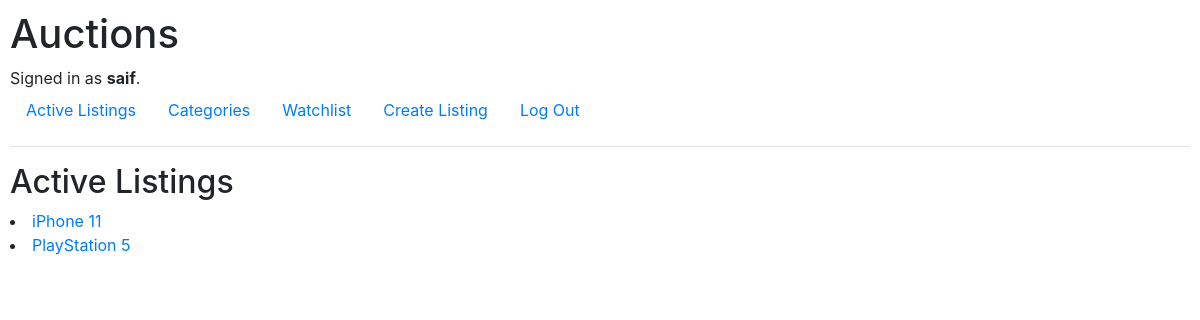
The app's page /categories/9 (signed in) with its own data.
### auctions/models.py (models this page shows, shortened)
class User(AbstractUser):
    pass

class Listing(models.Model):
    owner = models.ForeignKey(User, on_delete=models.CASCADE, related_name="listingOwner")
    title = models.CharField(max_length=64) #name of listing
    description = models.CharField(max_length=1024) #allow for short description of item
    bid = models.ForeignKey('Bid',on_delete=models.CASCADE, related_name="startingBids",null=True,blank=True)
    imageUrl = models.TextField(max_length=5000,null=True)
    category = models.ForeignKey('Category',on_delete=models.CASCADE, related_name="categories",null=True)
    comments = models.ManyToManyField('Comment', related_name='listingComments',default=None)
    isActive = models.BooleanField(default=True)

### auctions/views.py (the view)
# urls.py: path("categories/<int:categoryID>", views.categoryListings, name="categoryListings"),
def categoryListings(request, categoryID):
    category = Category.objects.get(pk=categoryID)
    listings = Listing.objects.filter(category=category)
    if category is not None:
        for listing in listings:
            return render(request, "auctions/categoryListings.html", {
                "listings": listings
            })
    return render(request, "auctions/categories.html", {
        "message": f"No items in this category: {category}"
    })

### auctions/templates/auctions/categoryListings.html
{% extends "auctions/layout.html" %}
{% block body %}
    <h2>Active Listings</h2>
    <div>
        {% for listing in listings %}
        <li>
            <a href="{% url 'listing' listing.id %}">{{ listing.title }} </a>
        </li>
        {% endfor %}
    </div>
{% endblock %}

### auctions/templates/auctions/layout.html (shortened to what this page needs)
{% load static %}
<!DOCTYPE html>
<html lang="en">
    <head>
        <link rel="stylesheet" href="https://stackpath.bootstrapcdn.com/bootstrap/4.4.1/css/bootstrap.min.css">
        <link href="{% static 'auctions/styles.css' %}" rel="stylesheet">
    </head>
    <body>
        <h1>Auctions</h1>
        <div>
            {% if user.is_authenticated %}
                Signed in as <strong>{{ user.username }}</strong>.
            {% else %}
                Not signed in.
            {% endif %}
        </div>
        <ul class="nav">
            <li class="nav-item">
                <a class="nav-link" href="{% url 'index' %}">Active Listings</a>
            </li>
            <li class="nav-item">
                <a class="nav-link" href="{% url 'categories' %}">Categories</a>
            </li>
            <li class="nav-item">
                <a class="nav-link" href="{% url 'viewWatchlist' %}">Watchlist</a>
            </li>
            <li class="nav-item">
                <a class="nav-link" href="{% url 'createListing' %}">Create Listing</a>
            </li>
            {% if user.is_authenticated %}
                <li class="nav-item">
                    <a class="nav-link" href="{% url 'logout' %}">Log Out</a>
                </li>
            {% endif %}
        </ul>
        <hr>
        {% block body %}
        {% endblock %}
    </body>
</html>

### auctions/static/auctions/styles.css (style rules this page uses)
body { padding: 10px; }

### records on screen
User: username "saif"
Listing: title "iPhone 11"
Listing: title "PlayStation 5"
